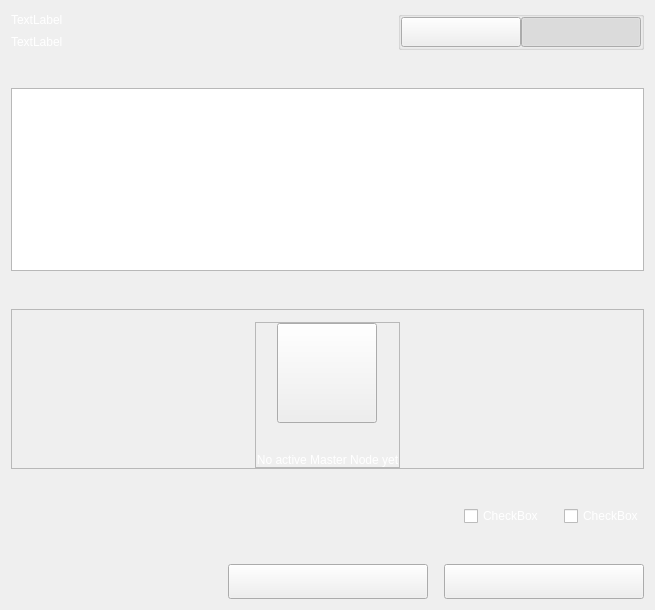
<?xml version="1.0" encoding="UTF-8"?>
<ui version="4.0">
 <class>SettingsMultisendWidget</class>
 <widget class="QWidget" name="SettingsMultisendWidget">
  <property name="geometry">
   <rect>
    <x>0</x>
    <y>0</y>
    <width>655</width>
    <height>610</height>
   </rect>
  </property>
  <property name="windowTitle">
   <string>Form</string>
  </property>
  <layout class="QVBoxLayout" name="verticalLayout_2">
   <item>
    <layout class="QVBoxLayout" name="verticalLayout">
     <item>
      <layout class="QHBoxLayout" name="horizontalLayout" stretch="3,1">
       <item>
        <layout class="QVBoxLayout" name="verticalLayoutTitle">
         <property name="spacing">
          <number>5</number>
         </property>
         <item>
          <widget class="QLabel" name="labelTitle">
           <property name="styleSheet">
            <string notr="true">color:white;</string>
           </property>
           <property name="text">
            <string>TextLabel</string>
           </property>
          </widget>
         </item>
         <item>
          <widget class="QLabel" name="labelSubtitle1">
           <property name="styleSheet">
            <string notr="true">color:white;</string>
           </property>
           <property name="text">
            <string>TextLabel</string>
           </property>
           <property name="wordWrap">
            <bool>true</bool>
           </property>
          </widget>
         </item>
        </layout>
       </item>
       <item>
        <widget class="QGroupBox" name="groupBox">
         <property name="title">
          <string/>
         </property>
         <property name="alignment">
          <set>Qt::AlignLeading|Qt::AlignLeft|Qt::AlignTop</set>
         </property>
         <layout class="QHBoxLayout" name="horizontalLayout_4">
          <property name="spacing">
           <number>0</number>
          </property>
          <property name="leftMargin">
           <number>0</number>
          </property>
          <property name="topMargin">
           <number>0</number>
          </property>
          <property name="rightMargin">
           <number>0</number>
          </property>
          <property name="bottomMargin">
           <number>0</number>
          </property>
          <item>
           <spacer name="horizontalSpacer_5">
            <property name="orientation">
             <enum>Qt::Horizontal</enum>
            </property>
            <property name="sizeHint" stdset="0">
             <size>
              <width>40</width>
              <height>20</height>
             </size>
            </property>
           </spacer>
          </item>
          <item>
           <widget class="QPushButton" name="pushLeft">
            <property name="minimumSize">
             <size>
              <width>120</width>
              <height>30</height>
             </size>
            </property>
            <property name="maximumSize">
             <size>
              <width>120</width>
              <height>30</height>
             </size>
            </property>
            <property name="text">
             <string/>
            </property>
            <property name="checkable">
             <bool>true</bool>
            </property>
            <property name="autoExclusive">
             <bool>true</bool>
            </property>
           </widget>
          </item>
          <item>
           <widget class="QPushButton" name="pushRight">
            <property name="minimumSize">
             <size>
              <width>120</width>
              <height>30</height>
             </size>
            </property>
            <property name="maximumSize">
             <size>
              <width>120</width>
              <height>30</height>
             </size>
            </property>
            <property name="text">
             <string/>
            </property>
            <property name="checkable">
             <bool>true</bool>
            </property>
            <property name="checked">
             <bool>true</bool>
            </property>
            <property name="autoExclusive">
             <bool>true</bool>
            </property>
           </widget>
          </item>
         </layout>
        </widget>
       </item>
      </layout>
     </item>
     <item>
      <spacer name="verticalSpacer_5">
       <property name="orientation">
        <enum>Qt::Vertical</enum>
       </property>
       <property name="sizeHint" stdset="0">
        <size>
         <width>20</width>
         <height>40</height>
        </size>
       </property>
      </spacer>
     </item>
     <item>
      <layout class="QHBoxLayout" name="horizontalLayout_2">
       <item>
        <widget class="QListView" name="listView">
         <property name="selectionMode">
          <enum>QAbstractItemView::NoSelection</enum>
         </property>
        </widget>
       </item>
      </layout>
     </item>
     <item>
      <spacer name="verticalSpacer_7">
       <property name="orientation">
        <enum>Qt::Vertical</enum>
       </property>
       <property name="sizeHint" stdset="0">
        <size>
         <width>20</width>
         <height>40</height>
        </size>
       </property>
      </spacer>
     </item>
     <item>
      <widget class="QFrame" name="emptyContainer">
       <property name="minimumSize">
        <size>
         <width>0</width>
         <height>100</height>
        </size>
       </property>
       <property name="frameShape">
        <enum>QFrame::StyledPanel</enum>
       </property>
       <property name="frameShadow">
        <enum>QFrame::Raised</enum>
       </property>
       <layout class="QVBoxLayout" name="verticalLayout_4" stretch="1,8">
        <property name="spacing">
         <number>0</number>
        </property>
        <property name="leftMargin">
         <number>0</number>
        </property>
        <property name="topMargin">
         <number>0</number>
        </property>
        <property name="rightMargin">
         <number>0</number>
        </property>
        <property name="bottomMargin">
         <number>0</number>
        </property>
        <item>
         <spacer name="verticalSpacer">
          <property name="orientation">
           <enum>Qt::Vertical</enum>
          </property>
          <property name="sizeHint" stdset="0">
           <size>
            <width>20</width>
            <height>20</height>
           </size>
          </property>
         </spacer>
        </item>
        <item alignment="Qt::AlignHCenter|Qt::AlignVCenter">
         <widget class="QFrame" name="emptyScreen">
          <property name="sizePolicy">
           <sizepolicy hsizetype="Expanding" vsizetype="Expanding">
            <horstretch>0</horstretch>
            <verstretch>0</verstretch>
           </sizepolicy>
          </property>
          <property name="frameShape">
           <enum>QFrame::StyledPanel</enum>
          </property>
          <property name="frameShadow">
           <enum>QFrame::Raised</enum>
          </property>
          <layout class="QVBoxLayout" name="verticalLayout_5">
           <property name="spacing">
            <number>30</number>
           </property>
           <property name="leftMargin">
            <number>0</number>
           </property>
           <property name="topMargin">
            <number>0</number>
           </property>
           <property name="rightMargin">
            <number>0</number>
           </property>
           <property name="bottomMargin">
            <number>0</number>
           </property>
           <item alignment="Qt::AlignHCenter|Qt::AlignVCenter">
            <widget class="QPushButton" name="pushImgEmpty">
             <property name="minimumSize">
              <size>
               <width>100</width>
               <height>100</height>
              </size>
             </property>
             <property name="maximumSize">
              <size>
               <width>100</width>
               <height>100</height>
              </size>
             </property>
             <property name="text">
              <string/>
             </property>
             <property name="iconSize">
              <size>
               <width>100</width>
               <height>100</height>
              </size>
             </property>
            </widget>
           </item>
           <item alignment="Qt::AlignHCenter|Qt::AlignVCenter">
            <widget class="QLabel" name="labelEmpty">
             <property name="styleSheet">
              <string notr="true">color:white;</string>
             </property>
             <property name="text">
              <string>No active Master Node yet</string>
             </property>
             <property name="alignment">
              <set>Qt::AlignCenter</set>
             </property>
            </widget>
           </item>
          </layout>
         </widget>
        </item>
       </layout>
      </widget>
     </item>
     <item>
      <spacer name="verticalSpacer_8">
       <property name="orientation">
        <enum>Qt::Vertical</enum>
       </property>
       <property name="sizeHint" stdset="0">
        <size>
         <width>20</width>
         <height>40</height>
        </size>
       </property>
      </spacer>
     </item>
     <item>
      <layout class="QHBoxLayout" name="horizontalLayout_5" stretch="0,0,0,0">
       <property name="spacing">
        <number>0</number>
       </property>
       <item>
        <spacer name="horizontalSpacer">
         <property name="orientation">
          <enum>Qt::Horizontal</enum>
         </property>
         <property name="sizeHint" stdset="0">
          <size>
           <width>40</width>
           <height>20</height>
          </size>
         </property>
        </spacer>
       </item>
       <item>
        <widget class="QCheckBox" name="checkBoxStake">
         <property name="styleSheet">
          <string notr="true">color:white;</string>
         </property>
         <property name="text">
          <string>CheckBox</string>
         </property>
        </widget>
       </item>
       <item>
        <spacer name="horizontalSpacer_2">
         <property name="orientation">
          <enum>Qt::Horizontal</enum>
         </property>
         <property name="sizeType">
          <enum>QSizePolicy::Fixed</enum>
         </property>
         <property name="sizeHint" stdset="0">
          <size>
           <width>20</width>
           <height>20</height>
          </size>
         </property>
        </spacer>
       </item>
       <item>
        <widget class="QCheckBox" name="checkBoxRewards">
         <property name="sizePolicy">
          <sizepolicy hsizetype="Minimum" vsizetype="Fixed">
           <horstretch>0</horstretch>
           <verstretch>0</verstretch>
          </sizepolicy>
         </property>
         <property name="styleSheet">
          <string notr="true">color:white;</string>
         </property>
         <property name="text">
          <string>CheckBox</string>
         </property>
        </widget>
       </item>
      </layout>
     </item>
     <item>
      <spacer name="verticalSpacer_6">
       <property name="orientation">
        <enum>Qt::Vertical</enum>
       </property>
       <property name="sizeHint" stdset="0">
        <size>
         <width>20</width>
         <height>40</height>
        </size>
       </property>
      </spacer>
     </item>
     <item>
      <layout class="QHBoxLayout" name="horizontalLayout_7">
       <item>
        <spacer name="horizontalSpacer_3">
         <property name="orientation">
          <enum>Qt::Horizontal</enum>
         </property>
         <property name="sizeType">
          <enum>QSizePolicy::Expanding</enum>
         </property>
         <property name="sizeHint" stdset="0">
          <size>
           <width>40</width>
           <height>20</height>
          </size>
         </property>
        </spacer>
       </item>
       <item>
        <widget class="QPushButton" name="pushButtonClear">
         <property name="minimumSize">
          <size>
           <width>200</width>
           <height>35</height>
          </size>
         </property>
         <property name="text">
          <string/>
         </property>
        </widget>
       </item>
       <item>
        <spacer name="horizontalSpacer_4">
         <property name="orientation">
          <enum>Qt::Horizontal</enum>
         </property>
         <property name="sizeType">
          <enum>QSizePolicy::Fixed</enum>
         </property>
         <property name="sizeHint" stdset="0">
          <size>
           <width>10</width>
           <height>20</height>
          </size>
         </property>
        </spacer>
       </item>
       <item>
        <widget class="QPushButton" name="pushButtonSave">
         <property name="minimumSize">
          <size>
           <width>200</width>
           <height>35</height>
          </size>
         </property>
         <property name="maximumSize">
          <size>
           <width>200</width>
           <height>35</height>
          </size>
         </property>
         <property name="text">
          <string/>
         </property>
        </widget>
       </item>
      </layout>
     </item>
    </layout>
   </item>
  </layout>
 </widget>
 <resources/>
 <connections/>
</ui>
